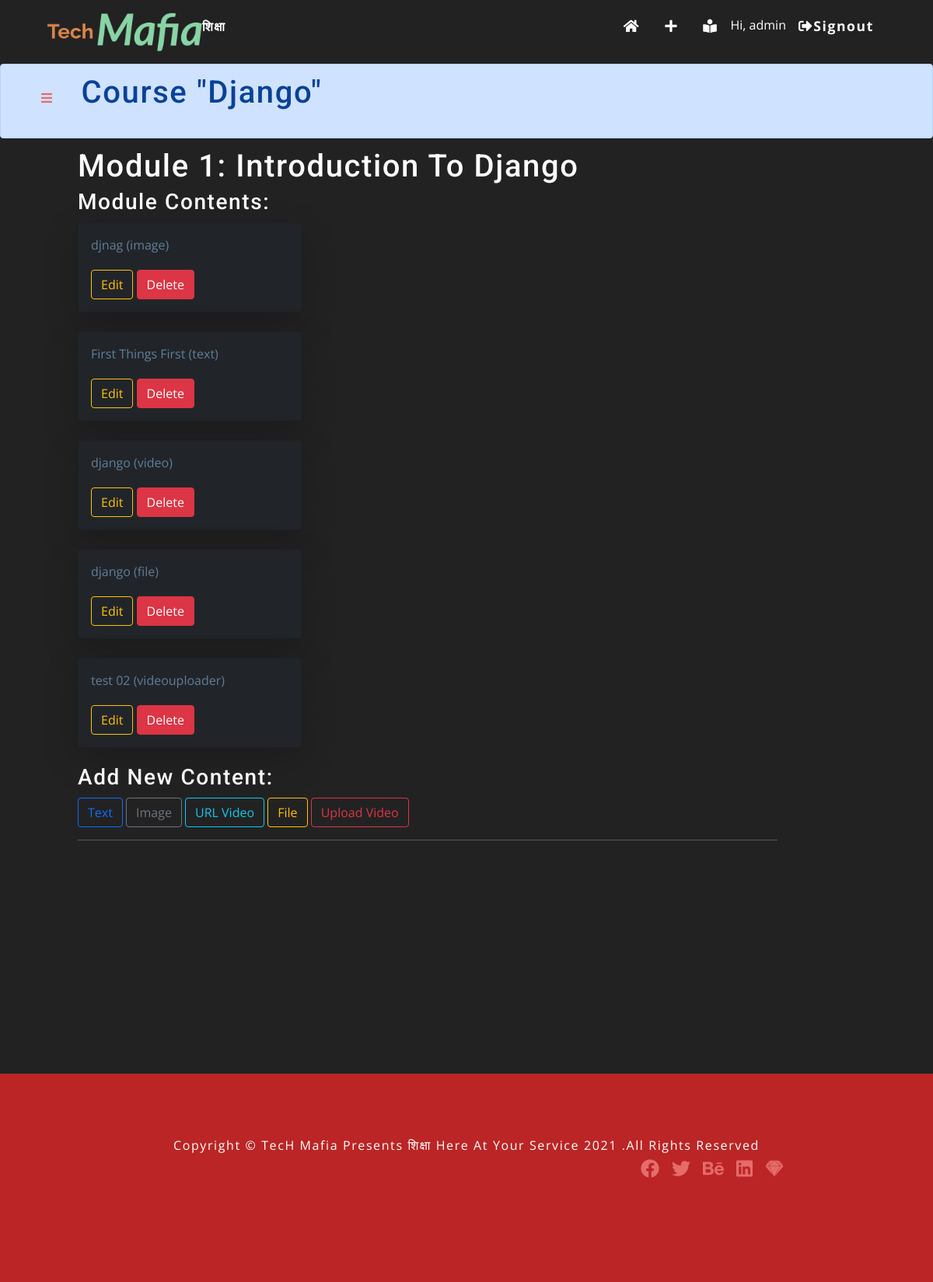
The page /course/module/1/ (signed in) on the database its author committed.
### courses/models.py (models this page shows, shortened)
class Course(models.Model):
    owner = models.ForeignKey(
        User, related_name='courses_created', on_delete=models.CASCADE)
    subject = models.ForeignKey(
        Subject, related_name='courses', on_delete=models.CASCADE)
    title = models.CharField(max_length=200)
    slug = models.SlugField(max_length=200, unique=True)
    overview = models.TextField()
    created = models.DateTimeField(auto_now_add=True)
    students = models.ManyToManyField(User, related_name='courses_joined', blank=True)
    class Meta:
        ordering = ['-created']

class Module(models.Model):
    course = models.ForeignKey(
        Course, related_name='modules', on_delete=models.CASCADE)
    title = models.CharField(max_length=200)
    description = models.TextField(blank=True)
    order = OrderField(blank=True, for_fields=['course'])
    class Meta:
        ordering = ['order']

class Content(models.Model):
    module = models.ForeignKey(
        Module, related_name='contents', on_delete=models.CASCADE)
    content_type = models.ForeignKey(ContentType, on_delete=models.CASCADE, limit_choices_to={
                                     'model__in': ('text', 'video', 'image', 'file', 'videouploader')})
    object_id = models.PositiveIntegerField()
    item = GenericForeignKey('content_type', 'object_id')
    order = OrderField(blank=True, for_fields=['module'])
    class Meta:
        ordering = ['order']

class ItemBase(models.Model):
    owner = models.ForeignKey(
        User, related_name='%(class)s_related', on_delete=models.CASCADE)
    title = models.CharField(max_length=250)
    created = models.DateTimeField(auto_now_add=True)
    updated = models.DateTimeField(auto_now=True)
    class Meta:
        abstract = True
    def __str__(self):
        return self.title

class Image(ItemBase):
    file = models.FileField(upload_to='images')

class Text(ItemBase):
    content = models.TextField()

class Video(ItemBase):
    url = models.URLField()

class File(ItemBase):
    file = models.FileField(upload_to='files')

class VideoUploader(ItemBase):
    video = models.FileField(upload_to='videos_uploaded',
                             validators=[FileExtensionValidator(allowed_extensions=['MOV', 'avi', 'mp4', 'webm', 'mkv'])])

### courses/views.py (the view)
class ModuleContentListView(TemplateResponseMixin, View):
    template_name = 'manage/content_list.html'
    def get(self, request, module_id):
        module = get_object_or_404(
            Module, id=module_id, course__owner=request.user)
        return self.render_to_response({'module': module})

### courses/templatetags/course.py (called while the page is built)
@register.filter
def model_name(obj):
    try:
        return obj._meta.model_name
    except AttributeError:
        return None

### courses/templates/manage/content_list.html (shortened to what this page needs)
{% extends 'base.html' %}
{% load course %}
{% block content %}
<div class="cont">
	{% with course=module.course %}
	<h2 class="alert alert-primary">
		<button class="sidebar-toggle pb-4 px-4">
			<i class="fas fa-bars"></i>
		</button>
		Course "{{ course.title }}"</h2>
	<div class="info col-sm-9 text-white">
		<div class="module">
			<h2>Module {{ module.order|add:1 }}: {{ module.title }}</h2>
			<h3>Module contents:</h3>
			<div id="module-contents">
				{% for content in module.contents.all %}
				<div data-id="{{ content.id }}" class='card bg-dark shadow-lg' style='width: 18rem;'>
					<div class="card-body">
						{% with item=content.item %}
						<p>{{ item }} ({{ item|model_name }})</p>
						<form action="{% url 'content_delete' content.id %}" method="post">
							<a href="{% url 'content_update' module.id item|model_name item.id %}"
								class='btn btn-outline-warning'>Edit</a>
							<input type="submit" value="Delete" class='btn btn-danger'>
						</form>
						{% endwith %}
					</div>
				</div>
				<br>
				{% empty %}
				<p>This module has no contents yet.</p>
				{% endfor %}
			</div>
			<h3>Add new content:</h3>
			<div class="flex-lg-row">
				<a href="{% url 'content_create' module.id 'text' %}" class="btn btn-outline-primary">Text</a>
				<a href="{% url 'content_create' module.id 'image' %}"
					class="btn btn-outline-secondary">Image</a>
				<a href="{% url 'content_create' module.id 'video' %}"
					class="btn btn-outline-info">URL Video</a>
				<a href="{% url 'content_create' module.id 'file' %}" class="btn btn-outline-warning">File</a>
				<a href="{% url 'content_create' module.id 'videouploader' %}" class="btn btn-outline-danger">Upload Video</a>
				<hr>
			</div>
		</div>
	</div>
</div>
{% endwith %}
{% endblock %}

### templates/base.html (shortened to what this page needs)
<!DOCTYPE html>
<html lang="en">
  {% load crispy_forms_tags %} {% load static %}
  <head>
    <link rel="stylesheet" href="https://cdnjs.cloudflare.com/ajax/libs/font-awesome/5.14.0/css/all.min.css" />
    <link href="https://cdn.jsdelivr.net/npm/bootstrap@5.0.2/dist/css/bootstrap.min.css" rel="stylesheet"/>
    <link rel="stylesheet" href="{% static 'css/style.css' %}" />
    <link rel="stylesheet" href="{% static 'css/side.css' %}" />
  </head>
  <body>
    {% include 'inc/nav.html' %} {% block content %} {% endblock %} {% include 'inc/footer.html' %}
  </body>
</html>

### templates/inc/nav.html (shortened to what this page needs)
{% load static %}
<nav id="nav">
	<div class="nav-center">
		<div class="nav-header">
			<img src="{% static 'image/logo.png' %}" alt="logo" class="logo">
			<h4 class='text-white'><b>शिक्षा</b></h4>
		</div>
		<div class="links-container">
			<ul class="links">
				<li>
					<a href="/" class="scroll"><i class="fas fa-home"></i></a>
				</li>
				{% if request.user.is_authenticated %}
				<li>
					<a href="{% url 'list' %}" class='scroll'><i class="fas fa-plus"></i></a>
				</li>
				<li>
					<a href="{% url 'student_course_list' %}" class="scroll"><i
							class="fas fa-book-reader"></i></a>
				</li>
				<li class='text-white'>
					Hi, {{ user.username }}
				</li>
				<li>
					<a href="{% url 'logout' %}" class="scroll"><i
							class="fas fa-sign-out-alt"></i>signout</a>
				</li>
				{% else %}
				<li>
					<a href="{% url 'login' %}" class="scroll"><i
							class="fas fa-sign-in-alt">signin</i></a>
				</li>
				{% endif %}
			</ul>
		</div>
	</div>
</nav>

### templates/inc/footer.html (shortened to what this page needs)
<footer class="section">
	<p>copyright &copy; TecH Mafia presents शिक्षा Here at your service <span id="date"></span> .all rights reserved</p>
	<ul class="social-icons">
		<li>
			<a href="https://www.facebook.com">
				<i class="fab fa-facebook"></i>
			</a>
		</li>
		<li>
			<a href="https://www.twitter.com">
				<i class="fab fa-twitter"></i>
			</a>
		</li>
		<li>
			<a href="https://www.behance.com">
				<i class="fab fa-behance"></i>
			</a>
		</li>
		<li>
			<a href="https://www.linkedin.com">
				<i class="fab fa-linkedin"></i>
			</a>
		</li>
		<li>
			<a href="https://www.sketch.com">
				<i class="fab fa-sketch"></i>
			</a>
		</li>
	</ul>
</footer>

### static/css/style.css (style rules this page uses)
:root { --clr-primary-1: hsl(205, 86%, 17%); --clr-primary-2: hsl(205, 77%, 27%); --clr-primary-3: hsl(205, 72%, 37%); --clr-primary-4: hsl(205, 63%, 48%); --clr-primary-5: #49a6e9; --clr-primary-6: hsl(205, 89%, 70%); --clr-primary-7: hsl(205, 90%, 76%); --clr-primary-8: hsl(205, 86%, 81%); --clr-primary-9: hsl(205, 90%, 88%); --clr-primary-10: hsl(205, 100%, 96%); --clr-grey-1: hsl(209, 61%, 16%); --clr-grey-2: hsl(211, 39%, 23%); --clr-grey-3: hsl(209, 34%, 30%); --clr-grey-4: hsl(209, 28%, 39%); --clr-grey-5: hsl(210, 22%, 49%); --clr-grey-6: hsl(209, 23%, 60%); --clr-grey-7: hsl(211, 27%, 70%); --clr-grey-8: hsl(210, 31%, 80%); --clr-grey-9: hsl(212, 33%, 89%); --clr-grey-10: hsl(210, 36%, 96%); --clr-white: #fff; --clr-red-dark: hsl(360, 67%, 44%); --clr-red-light: hsl(360, 71%, 66%); --clr-green-dark: hsl(125, 67%, 44%); --clr-green-light: hsl(125, 71%, 66%); --clr-secondary: hsla(182, 63%, 54%); --clr-black: #222; --ff-primary: "Roboto", sans-serif; --ff-secondary: "Open Sans", sans-serif; --transition: all 0.3s linear; --spacing: 0.25rem; --radius: 0.5rem; --light-shadow: 0 5px 15px rgba(0, 0, 0, 0.1); --dark-shadow: 0 5px 15px rgba(0, 0, 0, 0.2); --max-width: 1170px; --fixed-width: 620px; }
html { scroll-behavior: smooth; }
body { font-family: var(--ff-secondary); background: var(--clr-black); color: var(--clr-grey-1); line-height: 1.5; font-size: 0.875rem; padding: 0px; }
ul { list-style-type: none; }
a { text-decoration: none; }
img { display: block; }
h1, h2, h3, h4 { letter-spacing: var(--spacing); text-transform: capitalize; line-height: 1.25; margin-bottom: 0.75rem; font-family: var(--ff-primary); }
h2 { font-size: 2rem; }
h3 { font-size: 1.25rem; }
h4 { font-size: 0.875rem; }
p { margin-bottom: 1.25rem; color: var(--clr-grey-5); }
@media screen and (min-width: 800px) { h2 { font-size: 2.5rem; } }
@media screen and (min-width: 800px) { h3 { font-size: 1.75rem; } }
@media screen and (min-width: 800px) { h4 { font-size: 1rem; } }
@media screen and (min-width: 800px) { body { font-size: 1rem; } }
@media screen and (min-width: 800px) { h1, h2, h3, h4 { line-height: 1; } }
.section { padding-bottom: 5rem; }
nav { background: var(--clr-black); padding: 1rem 1.5rem; }
.nav-header { display: flex; align-items: center; justify-content: space-between; }
.logo { height: 50px; }
.links-container { height: 0; overflow: hidden; transition: var(--transition); }
.links a { background: var(--clr-black); color: var(--clr-grey-5); font-size: 1.1rem; text-transform: capitalize; letter-spacing: var(--spacing); display: block; transition: var(--transition); font-weight: bold; padding: 0.75rem 0; }
@media screen and (min-width: 800px) { nav { background: transparent; } }
@media screen and (min-width: 800px) { .nav-center { width: 90vw; max-width: 1170px; margin: 0 auto; display: flex; align-items: center; justify-content: space-between; } }
@media screen and (min-width: 800px) { .nav-header { padding: 0; } }
@media screen and (min-width: 800px) { .links-container { height: auto !important; } }
@media screen and (min-width: 800px) { .links { display: flex; } }
@media screen and (min-width: 800px) { .links a { background: transparent; color: var(--clr-white); font-size: 1.1rem; text-transform: capitalize; letter-spacing: var(--spacing); display: block; transition: var(--transition); margin: 0 1rem; font-weight: bold; padding: 0; } }
footer { background: var(--clr-red-dark); padding: 5rem 1rem; bottom:0; }
footer p { color: var(--clr-white); text-align: center; text-transform: capitalize; letter-spacing: var(--spacing); margin-bottom: 0; }
.cont { margin-bottom: 300px; }

### rows shown on the page
Course: title "Django"
Module: order|add "1", title "Introduction To Django"
Content: item "djnag", item|model_name "image"
Content: {{ content.id }} 1 (drawn), item "First Things First", item|model_name "text"
Content: item "django", item|model_name "video"
Content: item "django", item|model_name "file"
Content: item "test 02", item|model_name "videouploader"

### other values the page prints
{{ user.username }} "admin"
